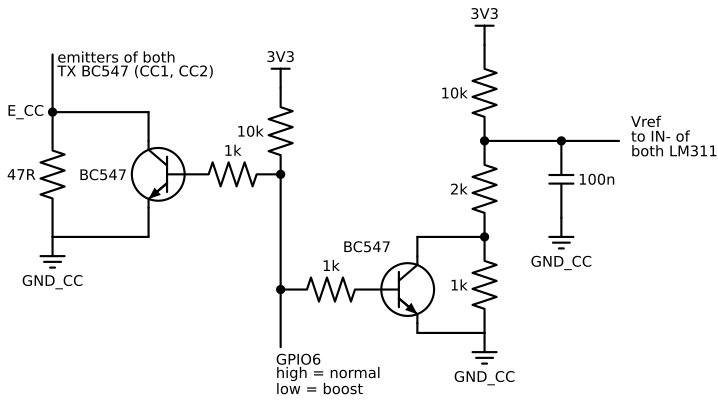

Recreate this plot in Python.
# Ground offset boost (GPIO6): 47R under the TX emitters and 1k under the Vref divider, each shorted by a BC547.
from common import *
with schemdraw.Drawing(file='boost.svg', show=False) as d:
    d.config(bgcolor='white')
    # TX side
    E = Point((0, 0))
    d += elm.Dot().at(E).label('E_CC', loc='left')
    d += elm.Line().at(E).up().length(1.2).label('emitters of both\nTX BC547 (CC1, CC2)', loc='end')
    d += elm.Resistor().at(E).down().length(2.6).label('47R', loc='top')
    G1 = Point((0, -2.6))
    d += elm.Ground().at(G1).label('GND_CC', loc='bottom', ofst=0.15)
    d += (q1 := elm.BjtNpn(circle=True).theta(180).flip().anchor('collector').at((2.0, -0.6)).label('BC547', loc='left'))
    W(d, E, (q1.collector.x, 0)); W(d, (q1.collector.x, 0), q1.collector)
    W(d, q1.emitter, (q1.emitter.x, G1.y)); W(d, (q1.emitter.x, G1.y), G1)
    d += elm.Resistor().at(q1.base).right().length(2.0).label('1k')
    n1 = Point((q1.base.x + 2.0, q1.base.y))
    d += elm.Dot().at(n1)
    # Vref side
    xv = 9.0
    d += elm.Vdd().at((xv, 1.4)).label('3V3')
    d += elm.Resistor().at((xv, 1.4)).down().length(2.0).label('10k', loc='top')
    V = Point((xv, -0.6))
    d += elm.Dot().at(V)
    d += elm.Line().at(V).right().length(1.6)
    d += (vd := elm.Dot())
    d += elm.Capacitor().at(vd.center).down().length(1.6).label('100n', loc='bottom')
    d += elm.Ground().label('GND_CC', loc='bottom', ofst=0.15)
    d += elm.Line().at(vd.center).right().length(1.2)
    lab(d, (vd.center.x + 1.2, V.y), 'Vref\nto IN- of\nboth LM311', loc='right')
    d += elm.Resistor().at(V).down().length(2.0).label('2k', loc='top')
    X = Point((xv, -2.6))
    d += elm.Dot().at(X)
    d += elm.Resistor().at(X).down().length(2.0).label('1k', loc='top')
    G2 = Point((xv, -4.6))
    d += elm.Ground().at(G2).label('GND_CC', loc='bottom', ofst=0.15)
    d += (q2 := elm.BjtNpn(circle=True).theta(0).anchor('collector').at((xv - 1.4, -3.0)).label('BC547', loc='right', ofst=(-1.9, 0.9)))
    W(d, q2.collector, (q2.collector.x, X.y)); W(d, (q2.collector.x, X.y), X)
    W(d, q2.emitter, (q2.emitter.x, G2.y)); W(d, (q2.emitter.x, G2.y), G2)
    n2 = Point((n1.x, q2.base.y))
    d += elm.Resistor().at(n2).right().to(q2.base).label('1k')
    d += elm.Dot().at(n2)
    W(d, n1, n2)
    d += elm.Resistor().at(n1).up().length(1.8).label('10k')
    d += elm.Vdd().label('3V3')
    d += elm.Line().at(n2).down().length(1.2).label('GPIO6\nhigh = normal\nlow = boost', loc='end')
